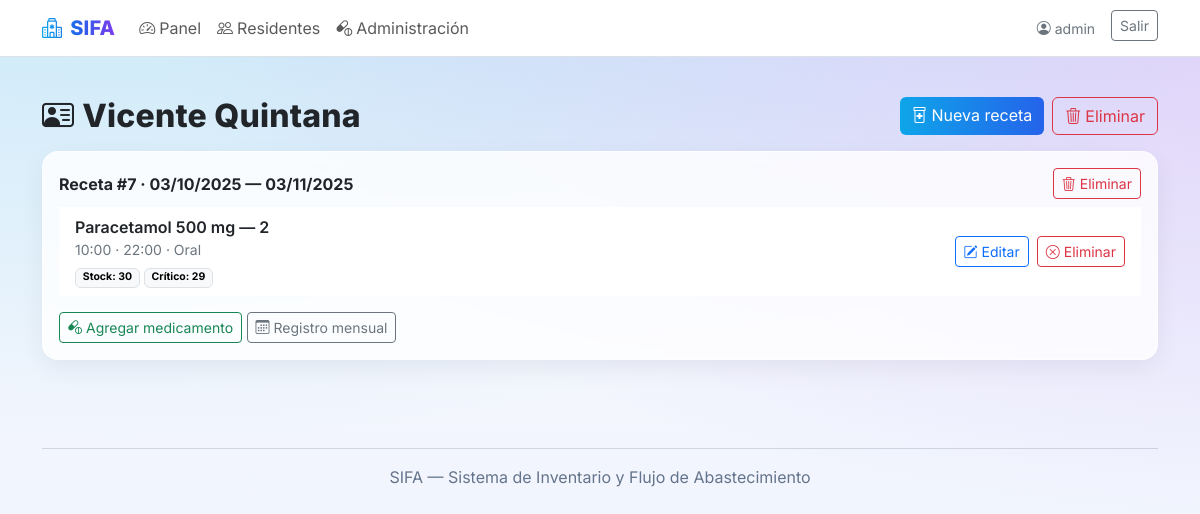
/residentes/8/ (signed in), run on the app's committed database.
### landing/models.py (models this page shows, shortened)
class Residente(models.Model):
    class Sexo(models.TextChoices):
        M = "M", "Masculino"
        F = "F", "Femenino"
        O = "O", "Otro/ND"
    nombre_completo = models.CharField(max_length=160)
    rut = models.CharField(max_length=20, unique=True)
    fecha_nacimiento = models.DateField(null=True, blank=True)
    sexo = models.CharField(max_length=1, choices=Sexo.choices, default=Sexo.O)
    alergias = models.TextField(blank=True)
    activo = models.BooleanField(default=True)

class Receta(models.Model):
    residente = models.ForeignKey(Residente, on_delete=models.CASCADE, related_name="recetas")
    medico = models.ForeignKey(settings.AUTH_USER_MODEL, on_delete=models.PROTECT)
    inicio = models.DateField()
    fin = models.DateField(null=True, blank=True)
    observaciones = models.TextField(blank=True)
    activa = models.BooleanField(default=True)
    creada_en = models.DateTimeField(auto_now_add=True)

class OrdenMedicamento(models.Model):
    receta = models.ForeignKey(Receta, on_delete=models.CASCADE, related_name="ordenes")
    producto = models.ForeignKey(Producto, on_delete=models.PROTECT)
    dosis = models.CharField(max_length=60)  # ej: "1 tableta", "5 ml"
    via = models.CharField(max_length=40, blank=True)
    indicaciones = models.TextField(blank=True)
    activo = models.BooleanField(default=True)
    stock_asignado = models.PositiveIntegerField(default=0)  # stock actual
    stock_critico = models.PositiveIntegerField(default=0)
    alerta_enviada = models.BooleanField(default=False)

class Producto(models.Model):
    nombre = models.CharField(max_length=160)
    potencia = models.CharField(max_length=60, blank=True)  # ej: 500 mg
    forma = models.CharField(max_length=40, blank=True)     # tableta, jarabe, etc.

class HoraProgramada(models.Model):
    class Dia(models.IntegerChoices):
        LUN = 0, "Lun"
        MAR = 1, "Mar"
        MIE = 2, "Mié"
        JUE = 3, "Jue"
        VIE = 4, "Vie"
        SAB = 5, "Sáb"
        DOM = 6, "Dom"
    orden = models.ForeignKey(OrdenMedicamento, on_delete=models.CASCADE, related_name="horas")
    hora = models.TimeField()
    dia_semana = models.IntegerField(choices=Dia.choices, null=True, blank=True)  # null = todos los días
    class Meta:
        ordering = ["hora"]

### landing/views.py (the view)
# urls.py: path('residentes/<int:residente_id>/', views.residente_detail, name='residente_detail'),
@login_required
def residente_detail(request, residente_id):
    res = get_object_or_404(
        Residente.objects.prefetch_related(
            Prefetch(
                'recetas',
                queryset=Receta.objects.order_by('-creada_en').prefetch_related(
                    Prefetch(
                        'ordenes',
                        queryset=OrdenMedicamento.objects.prefetch_related('horas', 'producto')
                    )
                )
            )
        ),
        pk=residente_id
    )
    return render(request, 'landing/residente_detail.html', {'residente': res})

### landing/templates/landing/residente_detail.html (shortened to what this page needs)
{% extends 'base.html' %}
{% block content %}
<div class="container py-4">
  <div class="d-flex align-items-center justify-content-between mb-3">
  <h2 class="page-title mb-0"><i class="bi bi-person-vcard me-2"></i>{{ residente.nombre_completo }}</h2>
  <div class="d-flex gap-2">
    <a class="btn btn-gradient" href="{% url 'receta_create' residente.id %}">
      <i class="bi bi-prescription2 me-1"></i>Nueva receta
    </a>
    <form method="post" action="{% url 'residente_delete' residente.id %}"
          onsubmit="return confirm('¿Eliminar al residente y todas sus recetas? Esta acción no se puede deshacer.');"
          class="d-inline">
      <button class="btn btn-outline-danger">
        <i class="bi bi-trash3 me-1"></i>Eliminar
      </button>
    </form>
  </div>
</div>
  {% for rec in residente.recetas.all %}
    <div class="glass-card p-3 mb-3">
      <div class="d-flex align-items-center justify-content-between">
        <div class="fw-bold">Receta #{{ rec.id }} · {{ rec.inicio|date:"d/m/Y" }}{% if rec.fin %} — {{ rec.fin|date:"d/m/Y" }}{% endif %}</div>
        <form method="post" action="{% url 'receta_delete' rec.id %}" onsubmit="return confirm('¿Eliminar receta completa?');">
          <button class="btn btn-outline-danger btn-sm"><i class="bi bi-trash3 me-1"></i>Eliminar</button>
        </form>
      </div>
      {% if rec.ordenes.all %}
        <div class="list-group list-group-flush">
          {% for o in rec.ordenes.all %}
            <div class="list-group-item">
              <div class="d-flex align-items-center justify-content-between">
                <div>
                  <div class="fw-semibold">{{ o.producto.nombre }} {{ o.producto.potencia }} — {{ o.dosis }}</div>
                  <div class="small text-secondary">
                    {% for h in o.horas.all %}{% if not forloop.first %} · {% endif %}{{ h.hora|time:"H:i" }}{% endfor %}
                    {% if o.via %} · {{ o.via }}{% endif %}
                  </div>
                  <div class="small mt-1">
                    <span class="badge text-bg-light border">Stock: {{ o.stock_asignado }}</span>
                    <span class="badge text-bg-light border">Crítico: {{ o.stock_critico }}</span>
                  </div>
                </div>
                <div class="d-flex gap-2">
                  <a class="btn btn-outline-primary btn-sm" href="{% url 'orden_edit' o.id %}">
                    <i class="bi bi-pencil-square me-1"></i>Editar
                  </a>
                  <form method="post" action="{% url 'orden_delete' o.id %}"
                        onsubmit="return confirm('¿Eliminar medicamento de la receta?');">
                    <button class="btn btn-outline-danger btn-sm"><i class="bi bi-x-circle me-1"></i>Eliminar</button>
                  </form>
                </div>
              </div>
            </div>
          {% endfor %}
        </div>
      {% else %}
        <div class="text-secondary">Sin medicamentos aún.</div>
      {% endif %}
      <div class="mt-3">
        <a class="btn btn-outline-success btn-sm" href="{% url 'orden_create' rec.id %}">
          <i class="bi bi-capsule-pill me-1"></i>Agregar medicamento
        </a>
        <a class="btn btn-outline-secondary btn-sm" href="{% url 'registro_mensual' residente.id %}">
          <i class="bi bi-calendar3 me-1"></i>Registro mensual
        </a>
      </div>
    </div>
  {% empty %}
    <div class="glass-card p-4 text-center">
      <div class="text-secondary">Aún no tiene recetas. Crea la primera.</div>
    </div>
  {% endfor %}
</div>
{% endblock %}

### landing/templates/base.html (shortened to what this page needs)
<!doctype html>
<html lang="es" data-bs-theme="light">
<head>
  <link href="https://cdn.jsdelivr.net/npm/bootstrap@5.3.3/dist/css/bootstrap.min.css" rel="stylesheet">
  <link href="https://cdn.jsdelivr.net/npm/bootstrap-icons@1.11.3/font/bootstrap-icons.css" rel="stylesheet">
</head>
<body>
<nav class="navbar navbar-expand-lg bg-white border-bottom sticky-top">
  <div class="container">
    <a class="navbar-brand nav-brand" href="{% url 'home_public' %}">
      <i class="bi bi-hospital me-2"></i>SIFA
    </a>
    <div id="topnav" class="collapse navbar-collapse">
      <ul class="navbar-nav me-auto mb-2 mb-lg-0">
        {% if user.is_authenticated %}
          <li class="nav-item"><a class="nav-link" href="{% url 'dashboard' %}"><i class="bi bi-speedometer2 me-1"></i>Panel</a></li>
          <li class="nav-item"><a class="nav-link" href="{% url 'residente_list' %}"><i class="bi bi-people me-1"></i>Residentes</a></li>
          <li class="nav-item"><a class="nav-link" href="{% url 'admin_list_hoy' %}"><i class="bi bi-capsule-pill me-1"></i>Administración</a></li>
        {% else %}
          <li class="nav-item"><a class="nav-link" href="#como">Cómo funciona</a></li>
          <li class="nav-item"><a class="nav-link" href="#beneficios">Beneficios</a></li>
          <li class="nav-item"><a class="nav-link" href="#contacto">Contacto</a></li>
        {% endif %}
      </ul>
      <div class="d-flex gap-2">
  {% if user.is_authenticated %}
    <span class="navbar-text me-2 small text-secondary">
      <i class="bi bi-person-circle me-1"></i>{{ user.get_full_name|default:user.username }}
    </span>
    <form method="post" action="{% url 'logout' %}" class="d-inline">
      <button class="btn btn-outline-secondary btn-sm" type="submit">Salir</button>
    </form>
  {% else %}
    <a class="btn btn-gradient btn-sm px-3" href="{% url 'login' %}">Entrar</a>
  {% endif %}
</div>
    </div>
  </div>
</nav>
{% block content %}{% endblock %}
<footer class="container my-5 text-center footer-small">
  <hr>
  <div>SIFA — Sistema de Inventario y Flujo de Abastecimiento</div>
</footer>
</body>
</html>

### landing/templates/base.html (style rules this page uses)
:root { --brand-1:#0ea5e9; --brand-2:#2563eb; --brand-3:#7c3aed; }
html,body { height:100%; }
body { font-family: Inter, system-ui, -apple-system, Segoe UI, Roboto, "Helvetica Neue", Arial, "Noto Sans", "Liberation Sans", sans-serif; background: radial-gradient(1200px 600px at 10% -20%, rgba(14,165,233,.25), rgba(14,165,233,0)), radial-gradient(1200px 600px at 110% -10%, rgba(124,58,237,.25), rgba(124,58,237,0)), linear-gradient(180deg, #f8fafc 0, #eef2ff 100%); background-attachment: fixed; }
.nav-brand { font-weight:800; letter-spacing:.2px; background: linear-gradient(90deg,var(--brand-1),var(--brand-2),var(--brand-3)); -webkit-background-clip:text; background-clip:text; color:transparent; }
.glass-card { background: rgba(255,255,255,.8); border: 1px solid rgba(255,255,255,.6); box-shadow: 0 8px 24px rgba(16,24,40,.06); backdrop-filter: blur(6px); border-radius: 16px; }
.page-title { font-weight:800; letter-spacing:.2px; }
.btn-gradient { background: linear-gradient(90deg,var(--brand-1),var(--brand-2)); color:#fff; border:0; }
.footer-small { color:#64748b }

### data on the page
Residente: nombre_completo "Vicente Quintana"
Receta: id "7", inicio "03/10/2025", fin "03/11/2025"
OrdenMedicamento: producto.nombre "Paracetamol", producto.potencia "500 mg", dosis "2", via "Oral", stock_asignado "30", stock_critico "29"
HoraProgramada: hora "10:00"
HoraProgramada: hora "22:00"

### other printed values
{{ user.get_full_name|default:user.username }} "admin"
